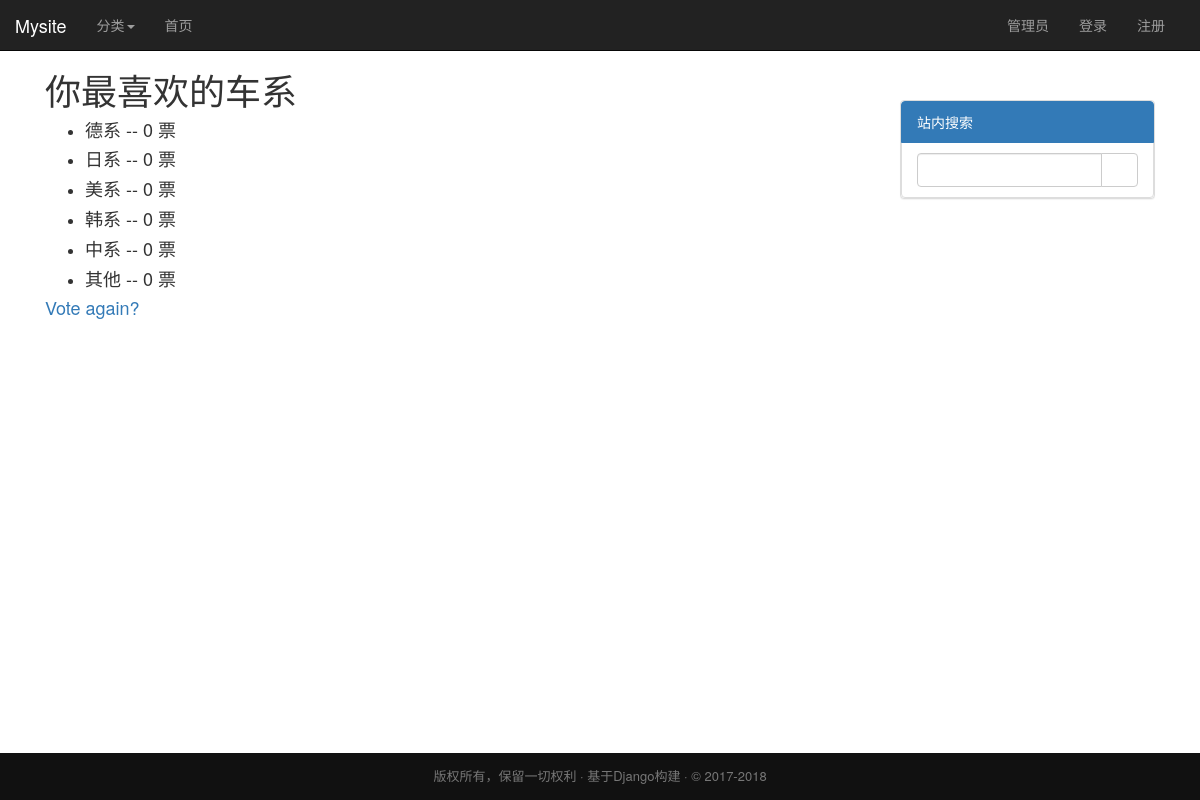
Page /polls/1/results/ on the committed database.
### polls/models.py (models this page shows, shortened)
class Question(models.Model):  # 每个类都要继承models.Model类
    id = models.AutoField(primary_key=True)  # 可以不写，因为默认就自动创建
    question_text = models.CharField(verbose_name='问题', max_length=200)  # 每个字段都是Field类的一个实例
    pub_time = models.DateTimeField(verbose_name='时间')  # 普通字段的第一个参数都是verbose_name,是一个更友好的别名
    class Meta:  # 模型元数据，指的是“除了字段外的所有内容”，例如排序方式、数据库表名、人类可读的单数或者复数名等等。
        verbose_name_plural = verbose_name = '问题'   # 人类可读的单数或者复数名
        ordering = ['-pub_time']    # 排序方式

class Choice(models.Model):
    id = models.AutoField(primary_key=True)
    question = models.ForeignKey(Question, on_delete=models.CASCADE, verbose_name='问题')
    choice_text = models.CharField(verbose_name='选项', max_length=200)
    votes = models.IntegerField(verbose_name='票数', default=0)
    class Meta:
        verbose_name = verbose_name_plural = '选项'

### polls/views.py (the view)
# urls.py: path('results/', results, name='results'),
def results(request, question_id):
    question = get_object_or_404(Question, pk=question_id)
    context = {'question': question}
    return render(request, 'polls/results.html', context)

### polls/templates/polls/results.html (shortened to what this page needs)
{% extends 'base.html' %}
{% block content %}
    <h1>{{ question.question_text }}</h1>
    <ul>
    {% for choice in question.choice_set.all %}
        <li><h4>{{ choice.choice_text }} -- {{ choice.votes }} 票 </h4></li>
    {% endfor %}
    </ul>
    <a href="{% url 'polls:detail' question.id %}"><h4>Vote again?</h4></a>
{% endblock %}

### templates/base.html (shortened to what this page needs)
<!DOCTYPE html>
<html lang="zh-CN">
<head>
    {% load staticfiles %}
    <link rel="stylesheet" href="{% static '/css/bootstrap.min.css' %}">
    <link rel="stylesheet" href="{% static 'css/base.css' %}">
</head>
<body>
    {% include 'nav.html' %}
    <div class="container">
        <div class="col-md-9 column">
            {% block content %}<h1>欢迎来到Mysite社区</h1>{% endblock %}
        </div>
        <div class="col-md-3 column hidden-xs hidden-sm">
            {% include 'sidebar.html' %}
        </div>
    </div>
    {% include 'bottom.html' %}
</body>
</html>

### templates/nav.html (shortened to what this page needs)
<nav class="navbar navbar-inverse navbar-fixed-top" role="navigation">
    <div class="container-fluid">
        <div class="navbar-header">
            <a class="navbar-brand" href="{% url 'blog:index' %}">Mysite</a>
        </div>
        <div  class="collapse navbar-collapse" id="example-navbar-collapse">
            <ul class="nav navbar-nav">
                <li class="dropdown">
                    <a href="#" class="dropdown-toggle" data-toggle="dropdown">
                        分类<strong class="caret"></strong></a>
                </li>
                <li><a href="{% url 'logins:index' %}">首页</a></li>
            </ul>
            <ul class="nav navbar-nav navbar-right " style="padding-right: 20px">
                <li><a href="{% url 'admin:index' %}">管理员</a></li>
                {% if request.session.is_login %}
                    <li ><a href="#">当前在线：{{ request.session.user_name }}</a></li>
                    <li ><a href="{% url 'logins:logout' %}">退出</a></li>
                {% else %}
                    <li ><a href="{% url 'logins:login' %}">登录</a></li>
                    <li ><a href="{% url 'logins:register' %}">注册</a></li>
                {% endif %}
            </ul>
        </div>
    </div>
</nav>

### templates/sidebar.html
<div  style="padding-top: 50px">
    <div class="panel panel-default">
        <a href="#" class="list-group-item active">
            站内搜索
        </a>
        <div class="list-group-item">
            <form class="bs-example bs-example-form" role="search" action="../search/" method="get">
                <div class="input-group">
                    <input type="text" class="form-control" name="key" value="{{ key }}">
                    <span class="input-group-btn">
                        <button class="btn btn-default" type="submit">
                            <span class="glyphicon glyphicon-search"></span>
                        </button>
                   </span>
                </div>
            </form>
        </div>
    </div>
</div>

### templates/bottom.html
<footer>
    <div class="copyright">
        版权所有，保留一切权利 · 基于Django构建 ·  © 2017-2018
    </div>
</footer>

### static/css/base.css (style rules this page uses)
html { position: relative; min-height: 100%; }
body { padding-top: 50px; padding-bottom: 50px; }
footer { position: absolute; bottom: 0; width: 100%; }
.copyright { background: #111; font-size: 13px; text-align: center; color: #777; padding-top: 14px; padding-bottom: 14px; }

### rows in the picture
Question: question_text "你最喜欢的车系"
Choice: choice_text "德系", votes "0"
Choice: choice_text "日系", votes "0"
Choice: choice_text "美系", votes "0"
Choice: choice_text "韩系", votes "0"
Choice: choice_text "中系", votes "0"
Choice: choice_text "其他", votes "0"
